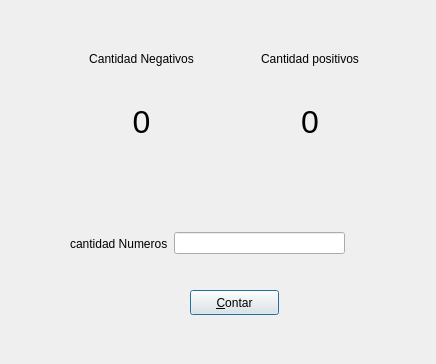
<?xml version="1.0" encoding="UTF-8"?>
<ui version="4.0">
 <class>Dialog</class>
 <widget class="QDialog" name="Dialog">
  <property name="geometry">
   <rect>
    <x>0</x>
    <y>0</y>
    <width>436</width>
    <height>364</height>
   </rect>
  </property>
  <property name="windowTitle">
   <string>Dialog</string>
  </property>
  <widget class="QPushButton" name="pushButton">
   <property name="geometry">
    <rect>
     <x>190</x>
     <y>290</y>
     <width>89</width>
     <height>25</height>
    </rect>
   </property>
   <property name="text">
    <string>&amp;Contar</string>
   </property>
  </widget>
  <widget class="QWidget" name="">
   <property name="geometry">
    <rect>
     <x>70</x>
     <y>230</y>
     <width>275</width>
     <height>27</height>
    </rect>
   </property>
   <layout class="QHBoxLayout" name="horizontalLayout">
    <item>
     <widget class="QLabel" name="label_4">
      <property name="text">
       <string>cantidad Numeros</string>
      </property>
     </widget>
    </item>
    <item>
     <widget class="QLineEdit" name="lineEdit"/>
    </item>
   </layout>
  </widget>
  <widget class="QWidget" name="">
   <property name="geometry">
    <rect>
     <x>60</x>
     <y>30</y>
     <width>331</width>
     <height>121</height>
    </rect>
   </property>
   <layout class="QGridLayout" name="gridLayout">
    <item row="0" column="0">
     <widget class="QLabel" name="label">
      <property name="text">
       <string>&lt;html&gt;&lt;head/&gt;&lt;body&gt;&lt;p align=&quot;center&quot;&gt;Cantidad Negativos&lt;/p&gt;&lt;/body&gt;&lt;/html&gt;</string>
      </property>
     </widget>
    </item>
    <item row="0" column="1">
     <widget class="QLabel" name="label_2">
      <property name="text">
       <string>&lt;html&gt;&lt;head/&gt;&lt;body&gt;&lt;p align=&quot;center&quot;&gt;Cantidad positivos&lt;/p&gt;&lt;/body&gt;&lt;/html&gt;</string>
      </property>
     </widget>
    </item>
    <item row="1" column="0">
     <widget class="QLabel" name="label_3">
      <property name="text">
       <string>&lt;html&gt;&lt;head/&gt;&lt;body&gt;&lt;p align=&quot;center&quot;&gt;&lt;span style=&quot; font-size:24pt;&quot;&gt;0&lt;/span&gt;&lt;/p&gt;&lt;/body&gt;&lt;/html&gt;</string>
      </property>
     </widget>
    </item>
    <item row="1" column="1">
     <widget class="QLabel" name="label_5">
      <property name="text">
       <string>&lt;html&gt;&lt;head/&gt;&lt;body&gt;&lt;p align=&quot;center&quot;&gt;&lt;span style=&quot; font-size:24pt;&quot;&gt;0&lt;/span&gt;&lt;/p&gt;&lt;/body&gt;&lt;/html&gt;</string>
      </property>
     </widget>
    </item>
   </layout>
  </widget>
 </widget>
 <resources/>
 <connections/>
</ui>
